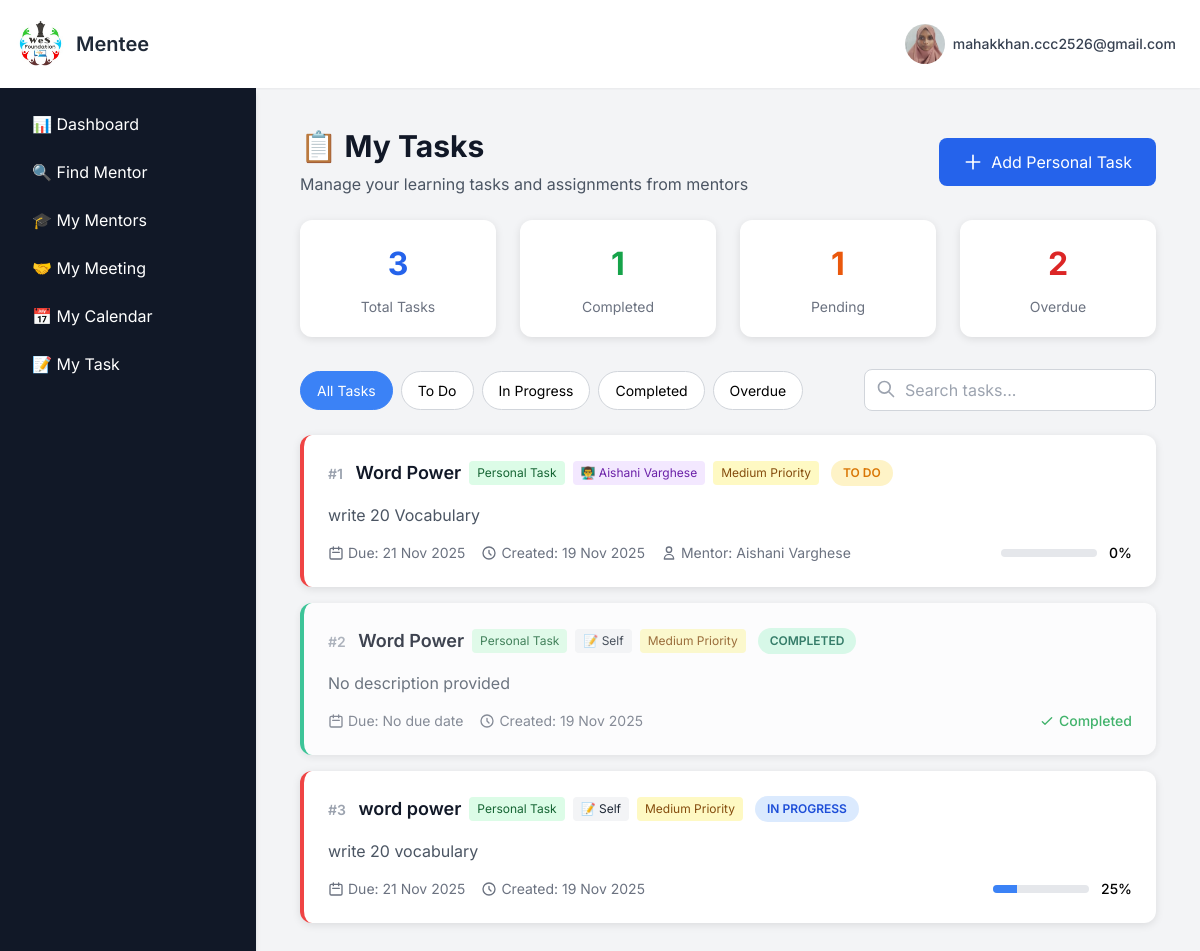
Before: /mentee_tasks (signed in) with the older database file.
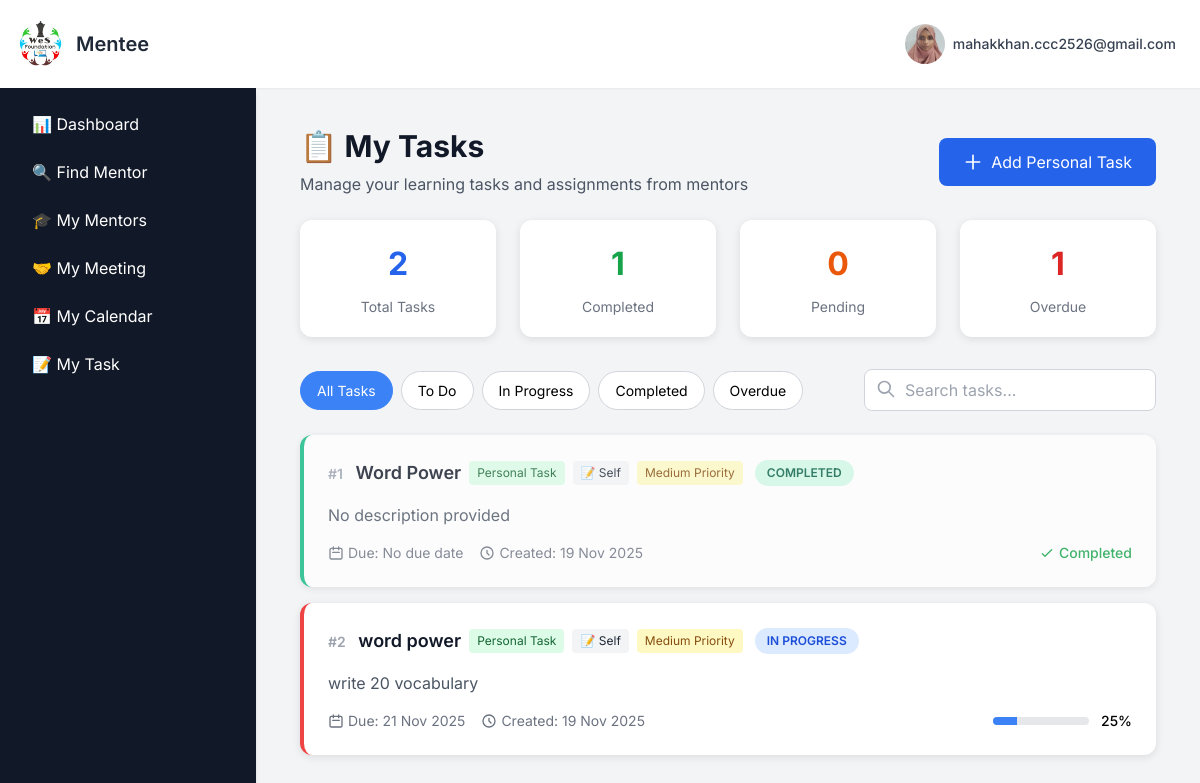
After: the same page with the newer database file.
### app.py (models this page shows, shortened)
class PersonalTask(db.Model):
    __tablename__ = "personal_tasks"
    id = db.Column(db.Integer, primary_key=True)
    mentee_id = db.Column(db.Integer, db.ForeignKey("signup_details.id"), nullable=False)
    mentor_id = db.Column(db.Integer, db.ForeignKey("signup_details.id"), nullable=True)
    title = db.Column(db.String(200), nullable=False)
    description = db.Column(db.Text)
    due_date = db.Column(db.DateTime)
    priority = db.Column(db.String(20), default="medium")  # low, medium, high
    status = db.Column(db.String(20), default="pending")  # pending, in-progress, completed
    progress = db.Column(db.Integer, default=0)  # 0-100%
    created_date = db.Column(db.DateTime, default=datetime.utcnow)
    completed_date = db.Column(db.DateTime)
    mentee = db.relationship("User", foreign_keys=[mentee_id])
    mentor = db.relationship("User", foreign_keys=[mentor_id])

class User(db.Model):
    __tablename__ = "signup_details"
    id = db.Column(db.Integer, primary_key=True)
    name = db.Column(db.String(100), nullable=False)
    email = db.Column(db.String(100), unique=True, nullable=False)
    password = db.Column(db.String(200), nullable=False)   # length thoda bada
    user_type = db.Column(db.String(10), nullable=False)
    institution = db.Column(db.String(150), nullable=True)
    institution_id = db.Column(db.Integer, db.ForeignKey("institutions.id"), nullable=True)
    mentor_profile = db.relationship("MentorProfile", backref="user", uselist=False)
    institution_ref = db.relationship("Institution", backref="users", foreign_keys="User.institution_id")

### app.py (the view)
@app.route("/mentee_tasks")
def mentee_tasks():
    if "email" not in session or session.get("user_type") != "2":
        return redirect(url_for("signin"))
    mentee = User.query.filter_by(email=session["email"]).first()
    approved_mentors = MentorshipRequest.query\
        .filter_by(
            mentee_id=mentee.id,
            mentor_status="accepted",
            supervisor_status="approved",
            final_status="approved"
        )\
        .join(User, MentorshipRequest.mentor_id == User.id)\
        .all()
    mentors_list = [{"id": req.mentor.id, "name": req.mentor.name} for req in approved_mentors]
    assigned_tasks = MenteeTask.query\
        .filter_by(mentee_id=mentee.id)\
        .join(MasterTask, MenteeTask.task_id == MasterTask.id)\
        .order_by(MenteeTask.meeting_number)\
        .all()
    personal_tasks = PersonalTask.query\
        .filter_by(mentee_id=mentee.id)\
        .order_by(PersonalTask.created_date.desc())\
        .all()
    try:
        start_index = 1
        for i, t in enumerate(assigned_tasks, start_index):
            setattr(t, 'serial', i)
        start_index = len(assigned_tasks) + 1
        for i, t in enumerate(personal_tasks, start=start_index):
            setattr(t, 'serial', i)
    except Exception:
        pass
    total_tasks = len(assigned_tasks) + len(personal_tasks)
    completed_tasks = len([t for t in assigned_tasks if t.status == 'completed']) + len([t for t in personal_tasks if t.status == 'completed'])
    pending_tasks = len([t for t in assigned_tasks if t.status == 'pending']) + len([t for t in personal_tasks if t.status == 'pending'])
    today = datetime.utcnow().date()
    overdue_tasks = len([t for t in assigned_tasks if t.due_date and t.due_date.date() < today and t.status != 'completed']) + \
                   len([t for t in personal_tasks if t.due_date and t.due_date.date() < today and t.status != 'completed'])
    return render_template(
        "mentee/mentee_tasks.html",
        show_sidebar=True,
        assigned_tasks=assigned_tasks,
        personal_tasks=personal_tasks,
        total_tasks=total_tasks,
        completed_tasks=completed_tasks,
        pending_tasks=pending_tasks,
        overdue_tasks=overdue_tasks,
        today=today,
        mentors_list=mentors_list,  # ✅ PASS MENTORS TO TEMPLATE
        profile_complete=check_profile_complete(mentee.id, "2")
    )

### app.py (called while the page is built)
@app.context_processor
def inject_profile_complete():
    profile_complete = True  # Default to True (no popup)
    if "email" in session and session.get("user_type") in ["1", "2"]:
        user = User.query.filter_by(email=session["email"]).first()
        if user:
            profile_complete = check_profile_complete(user.id, session.get("user_type"))
    return dict(profile_complete=profile_complete)

### templates/mentee/mentee_tasks.html (shortened to what the changed rows need)
{% extends "base2.html" %}
{% block content %}
<main class="max-w-7xl mx-auto px-2 sm:px-3 lg:px-3 py-2">
    <section class="mb-8">
        <div class="flex justify-between items-center mb-6">
            <div>
                <h1 class="text-3xl font-bold text-gray-900 mb-2">📋 My Tasks</h1>
            </div>
        </div>
        <div class="grid grid-cols-1 md:grid-cols-4 gap-6 mb-8">
            <div class="stats-card">
                <div class="stats-number text-blue-600">{{ total_tasks }}</div>
                <div class="stats-label">Total Tasks</div>
            </div>
            <div class="stats-card">
                <div class="stats-number text-orange-600">{{ pending_tasks }}</div>
                <div class="stats-label">Pending</div>
            </div>
            <div class="stats-card">
                <div class="stats-number text-red-600">{{ overdue_tasks }}</div>
                <div class="stats-label">Overdue</div>
            </div>
        </div>
    </section>
<section>
    <div id="tasks-container" class="space-y-4">
        {% for task in personal_tasks %}
        <div class="task-card p-6
            {% if task.status == 'completed' %}completed{% endif %}
            {% if task.status == 'overdue' or (task.due_date and task.due_date.date() < today and task.status != 'completed') %}urgent{% endif %}"
            data-task-type="personal" data-task-id="{{ task.id }}">
            <div class="flex justify-between items-start mb-3">
                <div class="flex items-center gap-3">
                    <div class="flex items-center gap-2">
                        <h3 class="text-lg font-semibold text-gray-900">
                            <span class="text-sm text-gray-400 mr-2">#{{ task.serial }}</span>
                            {{ task.title }}
                        </h3>
                        <span class="task-badge bg-green-100 text-green-800 text-xs px-2 py-1 rounded">
                            Personal Task
                        </span>
                        {% if task.mentor %}
                        <span class="task-badge bg-purple-100 text-purple-800 text-xs px-2 py-1 rounded">
                            👨‍🏫 {{ task.mentor.name }}
                        </span>
                        {% else %}
                        <span class="task-badge bg-gray-100 text-gray-800 text-xs px-2 py-1 rounded">
                            📝 Self
                        </span>
                        {% endif %}
                        {% if task.priority == 'high' %}
                        <span class="bg-red-100 text-red-800 text-xs px-2 py-1 rounded">High Priority</span>
                        {% elif task.priority == 'medium' %}
                        <span class="bg-yellow-100 text-yellow-800 text-xs px-2 py-1 rounded">Medium Priority</span>
                        {% else %}
                        <span class="bg-blue-100 text-blue-800 text-xs px-2 py-1 rounded">Low Priority</span>
                        {% endif %}
                    </div>
                    <span class="task-status
                        {% if task.status == 'pending' %}status-pending
                        {% elif task.status == 'in-progress' %}status-in-progress
                        {% elif task.status == 'completed' %}status-completed
                        {% else %}status-overdue{% endif %}">
                        {% if task.status == 'pending' %}To Do
                        {% elif task.status == 'in-progress' %}In Progress
                        {% elif task.status == 'completed' %}Completed
                        {% else %}Overdue{% endif %}
                    </span>
                </div>
            </div>
            <p class="text-gray-600 mb-4">{{ task.description or 'No description provided' }}</p>
            <div class="flex justify-between items-center">
                <div class="flex items-center gap-4 text-sm text-gray-500">
                    <div class="flex items-center gap-1">
                        <svg class="w-4 h-4" fill="none" stroke="currentColor" viewBox="0 0 24 24">
                            <path stroke-linecap="round" stroke-linejoin="round" stroke-width="2" d="M8 7V3m8 4V3m-9 8h10M5 21h14a2 2 0 002-2V7a2 2 0 00-2-2H5a2 2 0 00-2 2v12a2 2 0 002 2z"></path>
                        </svg>
                        <span>Due: {{ task.due_date.strftime('%d %b %Y') if task.due_date else 'No due date' }}</span>
                    </div>
                    <div class="flex items-center gap-1">
                        <svg class="w-4 h-4" fill="none" stroke="currentColor" viewBox="0 0 24 24">
                            <path stroke-linecap="round" stroke-linejoin="round" stroke-width="2" d="M12 8v4l3 3m6-3a9 9 0 11-18 0 9 9 0 0118 0z"></path>
                        </svg>
                        <span>Created: {{ task.created_date.strftime('%d %b %Y') if task.created_date else 'N/A' }}</span>
                    </div>
                    {% if task.mentor %}
                    <div class="flex items-center gap-1">
                        <svg class="w-4 h-4" fill="none" stroke="currentColor" viewBox="0 0 24 24">
                            <path stroke-linecap="round" stroke-linejoin="round" stroke-width="2" d="M16 7a4 4 0 11-8 0 4 4 0 018 0zM12 14a7 7 0 00-7 7h14a7 7 0 00-7-7z"></path>
                        </svg>
                        <span>Mentor: {{ task.mentor.name }}</span>
                    </div>
                    {% endif %}
                </div>
                {% if task.status != 'completed' %}
                <div class="flex items-center gap-3">
                    <div class="w-24">
                        <div class="progress-bar">
                            <div class="progress-fill" style="width: {{ task.progress or 0 }}%"></div>
                        </div>
                    </div>
                    <span class="text-sm font-medium">{{ task.progress or 0 }}%</span>
                </div>
                {% else %}
                <span class="text-green-600 text-sm font-medium flex items-center gap-1">
                    <svg class="w-4 h-4" fill="none" stroke="currentColor" viewBox="0 0 24 24">
                        <path stroke-linecap="round" stroke-linejoin="round" stroke-width="2" d="M5 13l4 4L19 7"></path>
                    </svg>
                    Completed
                </span>
                {% endif %}
            </div>
        </div>
        {% endfor %}
    </div>
</section>
</main>
{% endblock %}

Changed rows visible on the page:
removed PersonalTask: serial "1", title "Word Power", mentor.name "Aishani Varghese", priority "Medium Priority", status "TO DO", description "write 20 Vocabulary", due_date "21 Nov 2025", created_date "19 Nov 2025", progress "0"
computed for PersonalTask "Word Power": serial "2" → "1"
computed for PersonalTask "word power": serial "3" → "2"
Other visible differences:
{{ total_tasks }}: "3" → "2"
{{ pending_tasks }}: "1" → "0"
{{ overdue_tasks }}: "2" → "1"
